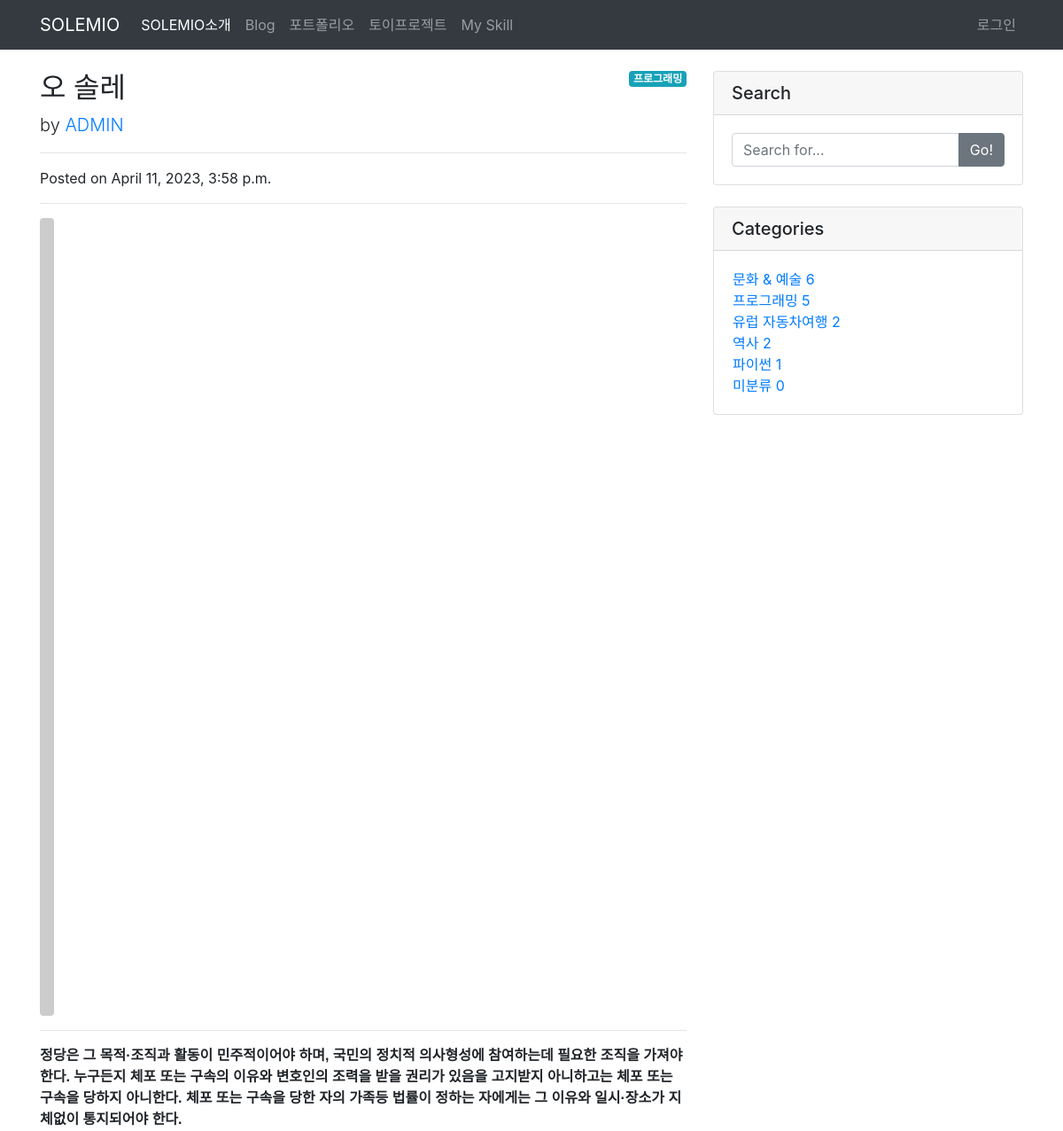
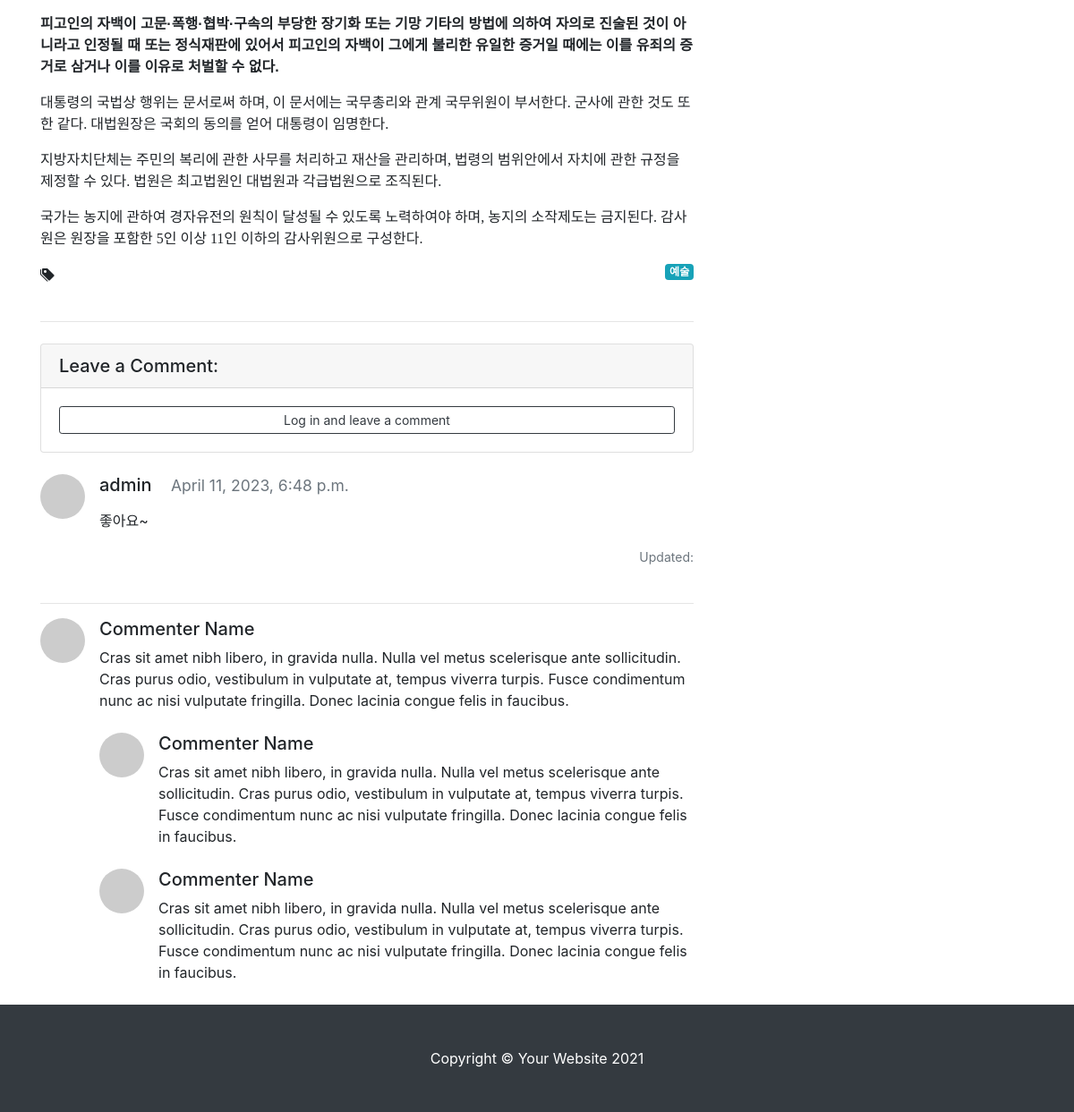
/blog/16/, run on the app's committed database (2 pictures, top to bottom).
### blog/models.py (models this page shows, shortened)
class Post(models.Model):
    title = models.CharField(max_length=30)
    hook_text = models.CharField(max_length=100, blank=True)
    content = models.TextField()
    head_image = models.ImageField(upload_to='blog/images/%Y/%m/%d/', blank=True)
    file_upload = models.FileField(upload_to='blog/files/%Y/%m/%d/', blank=True)
    created_at = models.DateTimeField(auto_now_add=True)
    updated_at = models.DateTimeField(auto_now=True)
    author = models.ForeignKey(User, null=True, on_delete=models.SET_NULL)
    category = models.ForeignKey(Category, null=True, blank=True, on_delete=models.SET_NULL)
    tags = models.ManyToManyField(Tag, blank=True)

class Category(models.Model):
    name = models.CharField(max_length=50, unique=True)
    slug = models.SlugField(max_length=200, unique=True, allow_unicode=True)
    class Meta:
        verbose_name_plural = '카테고리'
    def __str__(self):
        return self.name
    def get_absolute_url(self):
        return f'/blog/category/{self.slug}/'

class Tag(models.Model):
    name = models.CharField(max_length=50)
    slug = models.SlugField(max_length=200, unique=True, allow_unicode=True)
    def __str__(self):
        return self.name
    def get_absolute_url(self):
        return f'/blog/tag/{self.slug}/'

class Comment(models.Model):
    post = models.ForeignKey(Post, on_delete=models.CASCADE)
    author = models.ForeignKey(User, on_delete=models.CASCADE)
    content = models.TextField()
    created_at = models.DateTimeField(auto_now_add=True)
    updated_at = models.DateTimeField(auto_now=True)

### blog/views.py (the view)
# urls.py: path('<int:pk>/', views.PostDetail.as_view(), name='post_etail'),
class PostDetail(DetailView):
    model = Post
    def get_context_data(self, **kwargs):
        context = super(PostDetail,self).get_context_data()
        context['categories'] = Category.objects.all()
        context['no_category_post_count'] = Post.objects.filter(category=None).count()
        context['comment_form'] = CommentForm
        return context

### blog/templates/blog/post_detail.html (shortened to what this page needs)
{% extends 'base.html' %}
{% load crispy_forms_tags %}
{% block main_area %}
<div class="row">
<div class="col-lg-8" id="main-area">
    <div id="post-area">
        {% if post.category %}
            <span class="badge badge-info float-right">{{post.category}}</span>
        {% else %}
            <span class="badge badge-info float-right">미분류</span>
        {% endif %}
        <h2 class="mt-4">{{ post.title }}</h2>
        <p class="lead">
            by
            <a href="#!">{{ post.author | upper }}</a>
        </p>
        <hr />
        <p>Posted on {{ post.created_at }}</p>
        <hr />
        {% if post.head_image %}
        <img class="img-fluid rounded" src="{{ post.head_image.url }}" alt="{{ post.head_image.url }}" />
        {% else %}
        <img class="img-fluid rounded" src="https://picsum.photos/id/{{ post.id }}/900/250" alt="랜덤 이미지" />
        {% endif %}
        <hr />
        <p class="lead">
            {{ post.content | safe }}
        </p>
        {% if post.tags.exists %}
            <i class="bi bi-tags-fill"></i>
            {% for tag in post.tags.all %}
                <a href="{{tag.get_absolute_url}}" class="badge badge-info float-right">{{tag}}</a>
            {% endfor %}
            <br/>
            <br/>
        {% endif %}
    </div>
    <hr />
    <div class="card my-4">
        <h5 class="card-header">Leave a Comment:</h5>
        <div class="card-body">
            {% if user.is_authenticated %}
            <form id="comment-form" method="POST" action="{{post.get_absolute_url}}new_comment/">
                {% csrf_token %}
                <div class="form-group">{{comment_form | crispy}}
                    <textarea class="form-control" rows="3"></textarea>
                </div>
                <button class="btn btn-primary" type="submit">Submit
                </button>
            </form>
            {% else %}
                <a role="button" class="btn btn-outline-dark btn-block btn-sm" href="#" data-toggle="modal" data-target="#exampleModal">Log in and leave a comment</a>
            {% endif %}
        </div>
    </div>
    {% if post.comment_set.exists %}
        {% for comment in post.comment_set.iterator %}
    <div class="media mb-4" id="comment-{{comment.pk}}">
        <img class="d-flex mr-3 rounded-circle" src="https://via.placeholder.com/50x50" alt="..." />
        <div class="media-body">
            <h5 class="mt-0">{{comment.author.username}} &nbsp; &nbsp;<small class="text-muted">{{comment.created_at}}</small></h5>
            <p>{{ comment.content | linebreaks }}</p>
            {% if comment.created_at != commnet.modified_at %}
                <p class="text-muted float-right"><small>Updated:{{comment.modified_at}}</small></p>
            {% endif %}
        </div>
        {% endfor %}
    {% endif %}
    </div>
    <hr/>
    <div class="media mb-4">
        <img class="d-flex mr-3 rounded-circle" src="https://via.placeholder.com/50x50" alt="..." />
        <div class="media-body">
            <h5 class="mt-0">Commenter Name</h5>
            Cras sit amet nibh libero, in gravida nulla. Nulla vel metus scelerisque ante sollicitudin. Cras purus odio, vestibulum in vulputate at, tempus viverra turpis. Fusce condimentum nunc ac nisi vulputate fringilla. Donec lacinia congue felis in faucibus.
            <div class="media mt-4">
                <img class="d-flex mr-3 rounded-circle" src="https://via.placeholder.com/50x50" alt="..." />
                <div class="media-body">
                    <h5 class="mt-0">Commenter Name</h5>
                    Cras sit amet nibh libero, in gravida nulla. Nulla vel metus scelerisque ante sollicitudin. Cras purus odio, vestibulum in vulputate at, tempus viverra turpis. Fusce condimentum nunc ac nisi vulputate fringilla. Donec lacinia congue felis in faucibus.
                </div>
            </div>
            <div class="media mt-4">
                <img class="d-flex mr-3 rounded-circle" src="https://via.placeholder.com/50x50" alt="..." />
                <div class="media-body">
                    <h5 class="mt-0">Commenter Name</h5>
                    Cras sit amet nibh libero, in gravida nulla. Nulla vel metus scelerisque ante sollicitudin. Cras purus odio, vestibulum in vulputate at, tempus viverra turpis. Fusce condimentum nunc ac nisi vulputate fringilla. Donec lacinia congue felis in faucibus.
                </div>
            </div>
        </div>
    </div>
</div>
{% include 'blog/side_widgets.html' %}
</div>
{% endblock %}

### blog/templates/blog/side_widgets.html (shortened to what this page needs)
<div class="col-lg-4">
    <div class="card my-4">
      <h5 class="card-header">Search</h5>
      <div class="card-body">
        <div class="input-group">
          <input class="form-control" type="text" placeholder="Search for..." id="search-input">
          <span class="input-group-append"><button class="btn btn-secondary" type="button" onclick="searchPost();">Go!</button></span>
        </div>
      </div>
    </div>
    <div class="card my-4" id="">
      <h5 class="card-header">Categories</h5>
      <div class="card-body">
        <div class="row">
            <ul class="list-unstyled mb-0 ml-3">
              {%  for category in categories %}
              <li><a href="{{category.get_absolute_url}}">{{category}} {{category.post_set.count}}</a>
              </li>
              {% endfor %}
              <li><a href="/blog/category/no_category/">미분류 {{no_category_post_count}}</a>
              </li>
            </ul>
        </div>
      </div>
    </div>
  </div>

### data on the page
Post: category "프로그래밍", title "오 솔레", author "ADMIN", created_at "April 11, 2023, 3:58 p.m.", content "정당은 그 목적·조직과 활동이 민주적이어야 하며, 국민의 정치적 의사형성에 참여하는데 필요한 조직을 가져야 한다. 누구든지 체포 또는 구속의 이유와 변호인의 조력을 받을 권리가 있음을 고지받지 아니하고는 체포 또는 구속을 당하지 아니한다. 체포 또는 구속을 당한 자의 가족등 법률이 정하는 자에게는 그 이유와 일시·장소가 지체없이 통지되어야 한다. 피고인의 자백이 고문·폭행·협박·구속의 부당한 장기화 또는 기망 기타의 방법에 의하여 자의로 진술된 것이 아니라고 인정될 때 또는 정식재판에 있어서 피고인의 자백이 그에게 불리한 유일한 증거일 때에는 이를 유죄의 증거로 삼거나 이를 이유로 처벌할 수 없다. 대통령의 국법상 행위는 문서로써 하며, 이 문서에는 국무총리와 관계 국무위원이 부서한다. 군사에 관한 것도 또한 같다. 대법원장은 국회의 동의를 얻어 대통령이 임명한다. 지방자치단체는 주민의 복리에 관한 사무를 처리하고 재산을 관리하며, 법령의 범위안에서 자치에 관한 규정을 제정할 수 있다. 법원은 최고법원인 대법원과 각급법원으로 조직된다. 국가는 농지에 관하여 경자유전의 원칙이 달성될 수 있도록 노력하여야 하며, 농지의 소작제도는 금지된다. 감사원은 원장을 포함한 5인 이상 11인 이하의 감사위원으로 구성한다."
Tag: name "예술"
Comment: author.username "admin", created_at "April 11, 2023, 6:48 p.m.", content "좋아요~"
Category: name "문화 & 예술", post_set.count "6"
Category: name "프로그래밍", post_set.count "5"
Category: name "유럽 자동차여행", post_set.count "2"
Category: name "역사", post_set.count "2"
Category: name "파이썬", post_set.count "1"

### other printed values
{{ no_category_post_count }} "0"
